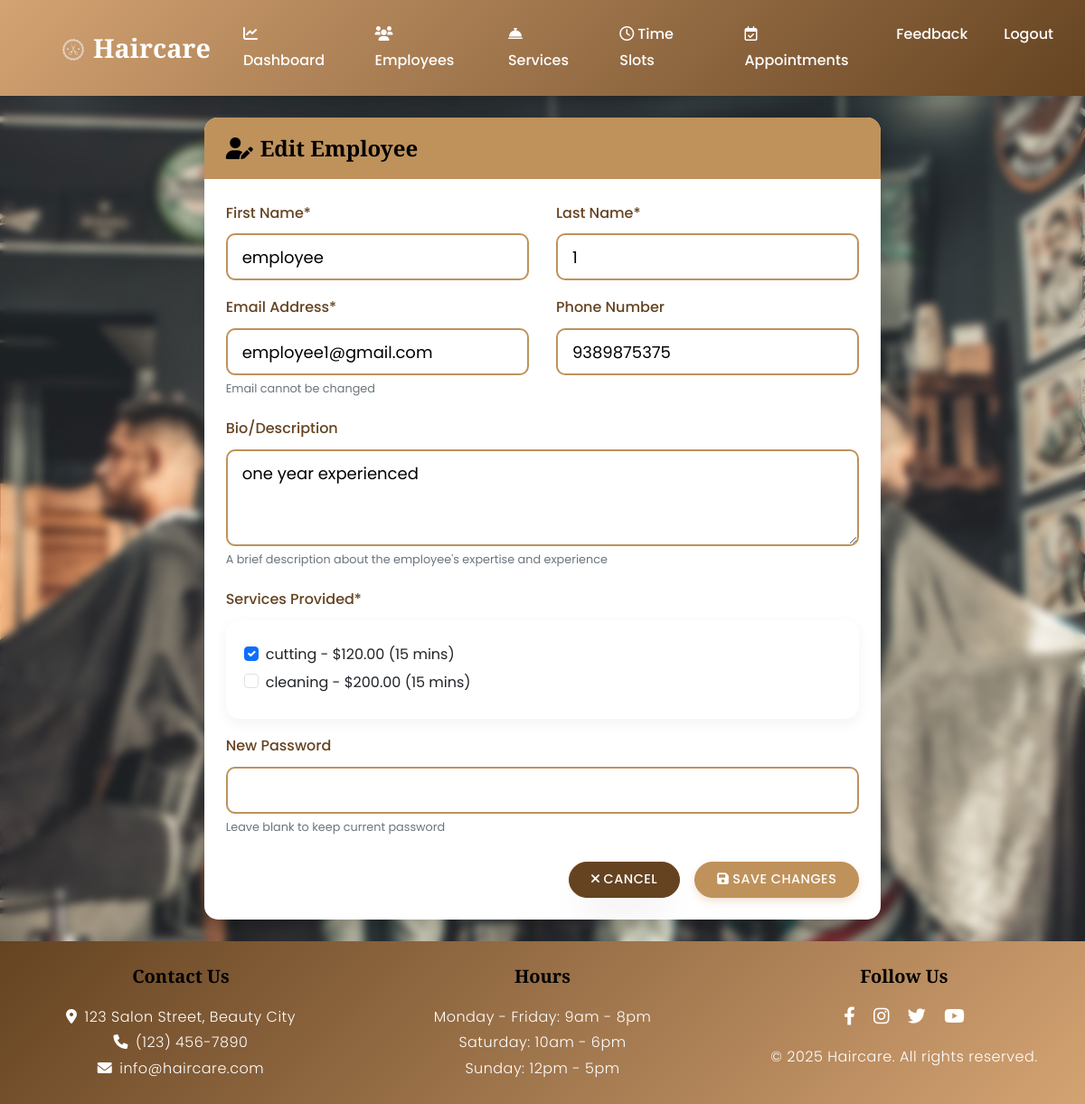
Screenshot of /employees/edit/1/ (signed in) with the database file from the repository.
### salon_app/models.py (models this page shows, shortened)
class Employee(models.Model):
    user = models.OneToOneField(User, on_delete=models.CASCADE, related_name='employee_profile')
    services = models.ManyToManyField(Service, related_name='employees')
    bio = models.TextField(blank=True, null=True)

class User(AbstractUser):
    USER_TYPE_CHOICES = (
        ('ADMIN', 'Admin'),
        ('CUSTOMER', 'Customer'),
        ('EMPLOYEE', 'Employee'),
    )
    username = None
    email = models.EmailField(unique=True)
    phone = models.CharField(max_length=15, blank=True, null=True)
    address = models.TextField(blank=True, null=True)
    user_type = models.CharField(max_length=10, choices=USER_TYPE_CHOICES, default='CUSTOMER')
    created_at = models.DateTimeField(auto_now_add=True)
    updated_at = models.DateTimeField(auto_now=True)
    USERNAME_FIELD = 'email'
    REQUIRED_FIELDS = []
    objects = UserManager()

class Service(models.Model):
    name = models.CharField(max_length=100)
    description = models.TextField()
    price = models.DecimalField(max_digits=10, decimal_places=2)
    duration = models.IntegerField(help_text="Duration in minutes")
    created_at = models.DateTimeField(auto_now_add=True)
    updated_at = models.DateTimeField(auto_now=True)

### salon_app/views.py (the view, shortened to what this page needs)
# urls.py: path('employees/edit/<int:employee_id>/', views.edit_employee, name='edit_employee'),
@login_required
@user_passes_test(is_admin)
def edit_employee(request, employee_id):
    employee = get_object_or_404(Employee, id=employee_id)
    services = Service.objects.all()
    return render(request, 'admin/edit_employee.html', {
        'employee': employee,
        'services': services,
        'selected_services': employee.services.all()
    })

### salon_app/views.py (called while the page is built)
def is_admin(user):
    return user.is_authenticated and user.user_type == 'ADMIN'

### salon_app/templates/admin/edit_employee.html (shortened to what this page needs)
{% extends 'base.html' %}
{% block content %}
<div class="container">
    <div class="row justify-content-center">
        <div class="col-lg-8">
            <div class="card shadow">
                <div class="card-header bg-primary text-white">
                    <h4 class="mb-0">
                        <i class="fas fa-user-edit me-2"></i>Edit Employee
                    </h4>
                </div>
                <div class="card-body">
                    <form method="post" class="needs-validation" novalidate>
                        <div class="row mb-3">
                            <div class="col-md-6">
                                <label for="first_name" class="form-label">First Name*</label>
                                <input type="text" class="form-control" id="first_name" name="first_name" value="{{ employee.user.first_name }}" required>
                            </div>
                            <div class="col-md-6">
                                <label for="last_name" class="form-label">Last Name*</label>
                                <input type="text" class="form-control" id="last_name" name="last_name" value="{{ employee.user.last_name }}" required>
                            </div>
                        </div>
                        <div class="row mb-3">
                            <div class="col-md-6">
                                <label for="email" class="form-label">Email Address*</label>
                                <input type="email" class="form-control" id="email" value="{{ employee.user.email }}" readonly>
                                <small class="text-muted">Email cannot be changed</small>
                            </div>
                            <div class="col-md-6">
                                <label for="phone" class="form-label">Phone Number</label>
                                <input type="tel" class="form-control" id="phone" name="phone" value="{{ employee.user.phone }}">
                            </div>
                        </div>
                        <div class="mb-3">
                            <label for="bio" class="form-label">Bio/Description</label>
                            <textarea class="form-control" id="bio" name="bio" rows="3">{{ employee.bio }}</textarea>
                            <small class="text-muted">A brief description about the employee's expertise and experience</small>
                        </div>
                        <div class="mb-3">
                            <label class="form-label">Services Provided*</label>
                            <div class="card">
                                <div class="card-body services-list">
                                    {% for service in services %}
                                    <div class="form-check">
                                        <input class="form-check-input" type="checkbox" name="services" value="{{ service.id }}" id="service{{ service.id }}"
                                            {% if service in selected_services %}checked{% endif %}>
                                        <label class="form-check-label" for="service{{ service.id }}">
                                            {{ service.name }} - ${{ service.price }} ({{ service.duration }} mins)
                                        </label>
                                    </div>
                                    {% endfor %}
                                </div>
                            </div>
                        </div>
                        <div class="mb-3">
                            <label for="password" class="form-label">New Password</label>
                            <input type="password" class="form-control" id="password" name="password">
                            <small class="text-muted">Leave blank to keep current password</small>
                        </div>
                        <div class="d-grid gap-2 d-md-flex justify-content-md-end mt-4">
                            <a href="{% url 'manage_employees' %}" class="btn btn-secondary me-md-2">
                                <i class="fas fa-times me-1"></i>Cancel
                            </a>
                            <button type="submit" class="btn btn-primary">
                                <i class="fas fa-save me-1"></i>Save Changes
                            </button>
                        </div>
                    </form>
                </div>
            </div>
        </div>
    </div>
</div>
{% endblock %}

### salon_app/templates/admin/edit_employee.html (style rules this page uses)
.services-list { max-height: 200px; overflow-y: auto; }

### rows the page displays
Employee: first_name "employee", last_name "1", user.email "employee1@gmail.com", phone "9389875375", bio "one year experienced"
Service: services "☑", name "cutting", price "120.00", duration "15"
Service: name "cleaning", price "200.00", duration "15"
